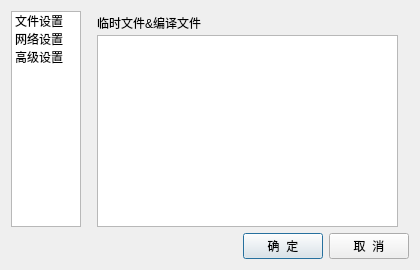
<?xml version="1.0" encoding="UTF-8"?>
<ui version="4.0">
 <class>Dialog</class>
 <widget class="QDialog" name="Dialog">
  <property name="geometry">
   <rect>
    <x>0</x>
    <y>0</y>
    <width>420</width>
    <height>270</height>
   </rect>
  </property>
  <property name="minimumSize">
   <size>
    <width>420</width>
    <height>270</height>
   </size>
  </property>
  <property name="maximumSize">
   <size>
    <width>420</width>
    <height>270</height>
   </size>
  </property>
  <property name="windowTitle">
   <string>软件设置</string>
  </property>
  <layout class="QVBoxLayout" name="verticalLayout_2" stretch="6,0">
   <item>
    <layout class="QHBoxLayout" name="horizontalLayout" stretch="1,10">
     <item>
      <widget class="QListWidget" name="listWidget">
       <item>
        <property name="text">
         <string>文件设置</string>
        </property>
       </item>
       <item>
        <property name="text">
         <string>网络设置</string>
        </property>
       </item>
       <item>
        <property name="text">
         <string>高级设置</string>
        </property>
       </item>
      </widget>
     </item>
     <item>
      <widget class="QStackedWidget" name="stackedWidget">
       <property name="currentIndex">
        <number>0</number>
       </property>
       <widget class="QWidget" name="page">
        <widget class="QLabel" name="label">
         <property name="geometry">
          <rect>
           <x>10</x>
           <y>4</y>
           <width>141</width>
           <height>16</height>
          </rect>
         </property>
         <property name="text">
          <string>临时文件&amp;编译文件</string>
         </property>
        </widget>
        <widget class="QListWidget" name="listWidget_2">
         <property name="geometry">
          <rect>
           <x>10</x>
           <y>24</y>
           <width>301</width>
           <height>192</height>
          </rect>
         </property>
        </widget>
       </widget>
       <widget class="QWidget" name="page_2">
        <widget class="QLabel" name="label_2">
         <property name="geometry">
          <rect>
           <x>10</x>
           <y>23</y>
           <width>71</width>
           <height>21</height>
          </rect>
         </property>
         <property name="text">
          <string>主网地址：</string>
         </property>
        </widget>
        <widget class="QLineEdit" name="lineEdit">
         <property name="geometry">
          <rect>
           <x>80</x>
           <y>24</y>
           <width>221</width>
           <height>20</height>
          </rect>
         </property>
        </widget>
        <widget class="QCheckBox" name="checkBox">
         <property name="geometry">
          <rect>
           <x>10</x>
           <y>70</y>
           <width>141</width>
           <height>24</height>
          </rect>
         </property>
         <property name="text">
          <string>禁止使用网络</string>
         </property>
        </widget>
       </widget>
       <widget class="QWidget" name="page_3">
        <widget class="QLabel" name="label_4">
         <property name="geometry">
          <rect>
           <x>10</x>
           <y>20</y>
           <width>111</width>
           <height>21</height>
          </rect>
         </property>
         <property name="text">
          <string>VirusTotal公钥：</string>
         </property>
        </widget>
        <widget class="QLabel" name="label_5">
         <property name="geometry">
          <rect>
           <x>10</x>
           <y>90</y>
           <width>111</width>
           <height>21</height>
          </rect>
         </property>
         <property name="text">
          <string>文件后缀名设置：</string>
         </property>
        </widget>
        <widget class="QLabel" name="label_6">
         <property name="geometry">
          <rect>
           <x>10</x>
           <y>172</y>
           <width>121</width>
           <height>21</height>
          </rect>
         </property>
         <property name="text">
          <string>Magic Mime设置：</string>
         </property>
        </widget>
        <widget class="QLineEdit" name="LE_VTPub">
         <property name="geometry">
          <rect>
           <x>10</x>
           <y>41</y>
           <width>301</width>
           <height>20</height>
          </rect>
         </property>
        </widget>
        <widget class="QLineEdit" name="LE_FileExt">
         <property name="geometry">
          <rect>
           <x>10</x>
           <y>111</y>
           <width>301</width>
           <height>20</height>
          </rect>
         </property>
        </widget>
        <widget class="QLineEdit" name="lineEdit_4">
         <property name="geometry">
          <rect>
           <x>132</x>
           <y>173</y>
           <width>50</width>
           <height>20</height>
          </rect>
         </property>
         <property name="text">
          <string>True</string>
         </property>
        </widget>
       </widget>
      </widget>
     </item>
    </layout>
   </item>
   <item>
    <layout class="QHBoxLayout" name="horizontalLayout_2">
     <item>
      <spacer name="horizontalSpacer">
       <property name="orientation">
        <enum>Qt::Horizontal</enum>
       </property>
       <property name="sizeHint" stdset="0">
        <size>
         <width>40</width>
         <height>20</height>
        </size>
       </property>
      </spacer>
     </item>
     <item>
      <widget class="QPushButton" name="PB_Yes">
       <property name="text">
        <string>确  定</string>
       </property>
      </widget>
     </item>
     <item>
      <widget class="QPushButton" name="PB_Cancel">
       <property name="text">
        <string>取  消</string>
       </property>
      </widget>
     </item>
    </layout>
   </item>
  </layout>
 </widget>
 <resources/>
 <connections/>
</ui>
